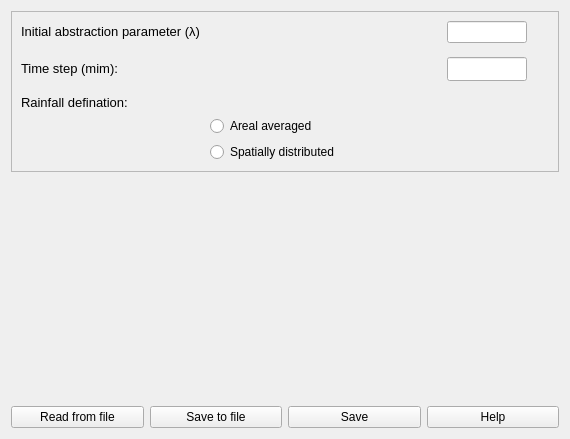
              <widget class="QWidget" name="scrollAreaWidgetContents">
               <property name="geometry">
                <rect>
                 <x>0</x>
                 <y>0</y>
                 <width>570</width>
                 <height>439</height>
                </rect>
               </property>
               <layout class="QGridLayout" name="gridLayout_13">
                <item row="0" column="0">
                 <layout class="QGridLayout" name="gridLayout_11">
                  <item row="0" column="0">
                   <widget class="QFrame" name="frame">
                    <property name="frameShape">
                     <enum>QFrame::StyledPanel</enum>
                    </property>
                    <property name="frameShadow">
                     <enum>QFrame::Raised</enum>
                    </property>
                    <layout class="QGridLayout" name="gridLayout_5">
                     <item row="2" column="0">
                      <spacer name="verticalSpacer_14">
                       <property name="orientation">
                        <enum>Qt::Vertical</enum>
                       </property>
                       <property name="sizeType">
                        <enum>QSizePolicy::Fixed</enum>
                       </property>
                       <property name="sizeHint" stdset="0">
                        <size>
                         <width>20</width>
                         <height>8</height>
                        </size>
                       </property>
                      </spacer>
                     </item>
                     <item row="3" column="0">
                      <layout class="QGridLayout" name="gridLayout_8">
                       <item row="1" column="0">
                        <layout class="QVBoxLayout" name="verticalLayout_3">
                         <item>
                          <layout class="QHBoxLayout" name="horizontalLayout_8">
                           <item>
                            <spacer name="horizontalSpacer_5">
                             <property name="orientation">
                              <enum>Qt::Horizontal</enum>
                             </property>
                             <property name="sizeHint" stdset="0">
                              <size>
                               <width>40</width>
                               <height>20</height>
                              </size>
                             </property>
                            </spacer>
                           </item>
                           <item>
                            <widget class="QRadioButton" name="rb_1_pg1">
                             <property name="sizePolicy">
                              <sizepolicy hsizetype="Minimum" vsizetype="Fixed">
                               <horstretch>0</horstretch>
                               <verstretch>0</verstretch>
                              </sizepolicy>
                             </property>
                             <property name="minimumSize">
                              <size>
                               <width>128</width>
                               <height>0</height>
                              </size>
                             </property>
                             <property name="text">
                              <string>Areal averaged</string>
                             </property>
                            </widget>
                           </item>
                           <item>
                            <widget class="QLabel" name="label_14">
                             <property name="sizePolicy">
                              <sizepolicy hsizetype="Expanding" vsizetype="Preferred">
                               <horstretch>0</horstretch>
                               <verstretch>0</verstretch>
                              </sizepolicy>
                             </property>
                             <property name="minimumSize">
                              <size>
                               <width>16</width>
                               <height>16</height>
                              </size>
                             </property>
                             <property name="maximumSize">
                              <size>
                               <width>16</width>
                               <height>16</height>
                              </size>
                             </property>
                             <property name="toolTip">
                              <string>&lt;html&gt;&lt;head/&gt;&lt;body&gt;&lt;p&gt;&lt;br/&gt;&lt;/p&gt;&lt;/body&gt;&lt;/html&gt;</string>
                             </property>
                             <property name="whatsThis">
                              <string>&lt;html&gt;&lt;head/&gt;&lt;body&gt;&lt;p&gt;Add the description or function of the object&lt;/p&gt;&lt;/body&gt;&lt;/html&gt;</string>
                             </property>
                             <property name="text">
                              <string/>
                             </property>
                             <property name="pixmap">
                              <pixmap>tip_icon.png</pixmap>
                             </property>
                            </widget>
                           </item>
                           <item>
                            <spacer name="horizontalSpacer_2">
                             <property name="orientation">
                              <enum>Qt::Horizontal</enum>
                             </property>
                             <property name="sizeHint" stdset="0">
                              <size>
                               <width>40</width>
                               <height>20</height>
                              </size>
                             </property>
                            </spacer>
                           </item>
                          </layout>
                         </item>
                         <item>
                          <layout class="QHBoxLayout" name="horizontalLayout_10">
                           <item>
                            <spacer name="horizontalSpacer_7">
                             <property name="orientation">
                              <enum>Qt::Horizontal</enum>
                             </property>
                             <property name="sizeHint" stdset="0">
                              <size>
                               <width>40</width>
                               <height>20</height>
                              </size>
                             </property>
                            </spacer>
                           </item>
                           <item>
                            <widget class="QRadioButton" name="rb_2_pg1">
                             <property name="minimumSize">
                              <size>
                               <width>128</width>
                               <height>0</height>
                              </size>
                             </property>
                             <property name="text">
                              <string>Spatially distributed</string>
                             </property>
                            </widget>
                           </item>
                           <item>
                            <widget class="QLabel" name="label_15">
                             <property name="sizePolicy">
                              <sizepolicy hsizetype="Preferred" vsizetype="Preferred">
                               <horstretch>0</horstretch>
                               <verstretch>0</verstretch>
                              </sizepolicy>
                             </property>
                             <property name="minimumSize">
                              <size>
                               <width>16</width>
                               <height>16</height>
                              </size>
                             </property>
                             <property name="maximumSize">
                              <size>
                               <width>16</width>
                               <height>16</height>
                              </size>
                             </property>
                             <property name="toolTip">
                              <string>&lt;html&gt;&lt;head/&gt;&lt;body&gt;&lt;p&gt;&lt;br/&gt;&lt;/p&gt;&lt;/body&gt;&lt;/html&gt;</string>
                             </property>
                             <property name="whatsThis">
                              <string>&lt;html&gt;&lt;head/&gt;&lt;body&gt;&lt;p&gt;Add the description or function of the object&lt;/p&gt;&lt;/body&gt;&lt;/html&gt;</string>
                             </property>
                             <property name="text">
                              <string/>
                             </property>
                             <property name="pixmap">
                              <pixmap>tip_icon.png</pixmap>
                             </property>
                            </widget>
                           </item>
                           <item>
                            <spacer name="horizontalSpacer_4">
                             <property name="orientation">
                              <enum>Qt::Horizontal</enum>
                             </property>
                             <property name="sizeHint" stdset="0">
                              <size>
                               <width>40</width>
                               <height>20</height>
                              </size>
                             </property>
                            </spacer>
                           </item>
                          </layout>
                         </item>
                        </layout>
                       </item>
                       <item row="0" column="0">
                        <widget class="QLabel" name="label_4">
                         <property name="minimumSize">
                          <size>
                           <width>10</width>
                           <height>10</height>
                          </size>
                         </property>
                         <property name="text">
                          <string>&lt;html&gt;&lt;head/&gt;&lt;body&gt;&lt;p align=&quot;justify&quot;&gt;&lt;span style=&quot; font-size:10pt;&quot;&gt;Rainfall defination:&lt;/span&gt;&lt;/p&gt;&lt;/body&gt;&lt;/html&gt;</string>
                         </property>
                        </widget>
                       </item>
                      </layout>
                     </item>
                     <item row="0" column="0">
                      <layout class="QGridLayout" name="gridLayout_6">
                       <item row="0" column="0">
                        <layout class="QGridLayout" name="gridLayout_9">
                         <item row="0" column="1">
                          <widget class="QLineEdit" name="le_1_pg1">
                           <property name="maximumSize">
                            <size>
                             <width>80</width>
                             <height>24</height>
                            </size>
                           </property>
                           <property name="text">
                            <string/>
                           </property>
                          </widget>
                         </item>
                         <item row="0" column="0">
                          <widget class="QLabel" name="label_2">
                           <property name="text">
                            <string>&lt;html&gt;&lt;head/&gt;&lt;body&gt;&lt;p align=&quot;justify&quot;&gt;&lt;span style=&quot; font-size:10pt;&quot;&gt;Initial abstraction parameter (λ)&lt;/span&gt;&lt;/p&gt;&lt;/body&gt;&lt;/html&gt;</string>
                           </property>
                          </widget>
                         </item>
                        </layout>
                       </item>
                       <item row="0" column="1">
                        <widget class="QLabel" name="label_11">
                         <property name="sizePolicy">
                          <sizepolicy hsizetype="Preferred" vsizetype="Preferred">
                           <horstretch>0</horstretch>
                           <verstretch>0</verstretch>
                          </sizepolicy>
                         </property>
                         <property name="minimumSize">
                          <size>
                           <width>16</width>
                           <height>16</height>
                          </size>
                         </property>
                         <property name="maximumSize">
                          <size>
                           <width>16</width>
                           <height>16</height>
                          </size>
                         </property>
                         <property name="toolTip">
                          <string>&lt;html&gt;&lt;head/&gt;&lt;body&gt;&lt;p align=&quot;justify&quot;&gt;&lt;br/&gt;&lt;/p&gt;&lt;/body&gt;&lt;/html&gt;</string>
                         </property>
                         <property name="text">
                          <string/>
                         </property>
                         <property name="pixmap">
                          <pixmap>tip_icon.png</pixmap>
                         </property>
                        </widget>
                       </item>
                       <item row="1" column="0">
                        <spacer name="verticalSpacer_13">
                         <property name="orientation">
                          <enum>Qt::Vertical</enum>
                         </property>
                         <property name="sizeType">
                          <enum>QSizePolicy::Fixed</enum>
                         </property>
                         <property name="sizeHint" stdset="0">
                          <size>
                           <width>20</width>
                           <height>8</height>
                          </size>
                         </property>
                        </spacer>
                       </item>
                      </layout>
                     </item>
                     <item row="1" column="0">
                      <layout class="QGridLayout" name="gridLayout_7">
                       <item row="0" column="1">
                        <widget class="QLabel" name="label_12">
                         <property name="sizePolicy">
                          <sizepolicy hsizetype="Preferred" vsizetype="Preferred">
                           <horstretch>0</horstretch>
                           <verstretch>0</verstretch>
                          </sizepolicy>
                         </property>
                         <property name="minimumSize">
                          <size>
                           <width>16</width>
                           <height>16</height>
                          </size>
                         </property>
                         <property name="maximumSize">
                          <size>
                           <width>16</width>
                           <height>16</height>
                          </size>
                         </property>
                         <property name="toolTip">
                          <string>&lt;html&gt;&lt;head/&gt;&lt;body&gt;&lt;p&gt;&lt;br/&gt;&lt;/p&gt;&lt;/body&gt;&lt;/html&gt;</string>
                         </property>
                         <property name="whatsThis">
                          <string>&lt;html&gt;&lt;head/&gt;&lt;body&gt;&lt;p&gt;Add the description or function of the object&lt;/p&gt;&lt;/body&gt;&lt;/html&gt;</string>
                         </property>
                         <property name="text">
                          <string/>
                         </property>
                         <property name="pixmap">
                          <pixmap>tip_icon.png</pixmap>
                         </property>
                        </widget>
                       </item>
                       <item row="0" column="0">
                        <layout class="QGridLayout" name="gridLayout_16">
                         <item row="0" column="0">
                          <widget class="QLabel" name="label_3">
                           <property name="text">
                            <string>&lt;html&gt;&lt;head/&gt;&lt;body&gt;&lt;p align=&quot;justify&quot;&gt;&lt;span style=&quot; font-size:10pt;&quot;&gt;Time step (mim):&lt;/span&gt;&lt;/p&gt;&lt;/body&gt;&lt;/html&gt;</string>
                           </property>
                          </widget>
                         </item>
                         <item row="0" column="1">
                          <widget class="QLineEdit" name="le_2_pg1">
                           <property name="minimumSize">
                            <size>
                             <width>80</width>
                             <height>24</height>
                            </size>
                           </property>
                           <property name="maximumSize">
                            <size>
                             <width>80</width>
                             <height>24</height>
                            </size>
                           </property>
                          </widget>
                         </item>
                        </layout>
                       </item>
                      </layout>
                     </item>
                    </layout>
                   </widget>
                  </item>
                  <item row="2" column="0">
                   <layout class="QHBoxLayout" name="horizontalLayout_11">
                    <property name="spacing">
                     <number>6</number>
                    </property>
                    <item>
                     <widget class="QPushButton" name="btn_read_pg1">
                      <property name="text">
                       <string>Read from file</string>
                      </property>
                     </widget>
                    </item>
                    <item>
                     <widget class="QPushButton" name="btn_save_file_pg1">
                      <property name="text">
                       <string>Save to file</string>
                      </property>
                     </widget>
                    </item>
                    <item>
                     <widget class="QPushButton" name="btn_save_pg1">
                      <property name="text">
                       <string>Save</string>
                      </property>
                     </widget>
                    </item>
                    <item>
                     <widget class="QPushButton" name="btn_help_pg1">
                      <property name="text">
                       <string>Help</string>
                      </property>
                     </widget>
                    </item>
                   </layout>
                  </item>
                  <item row="1" column="0">
                   <spacer name="verticalSpacer_2">
                    <property name="orientation">
                     <enum>Qt::Vertical</enum>
                    </property>
                    <property name="sizeHint" stdset="0">
                     <size>
                      <width>20</width>
                      <height>40</height>
                     </size>
                    </property>
                   </spacer>
                  </item>
                 </layout>
                </item>
               </layout>
              </widget>
